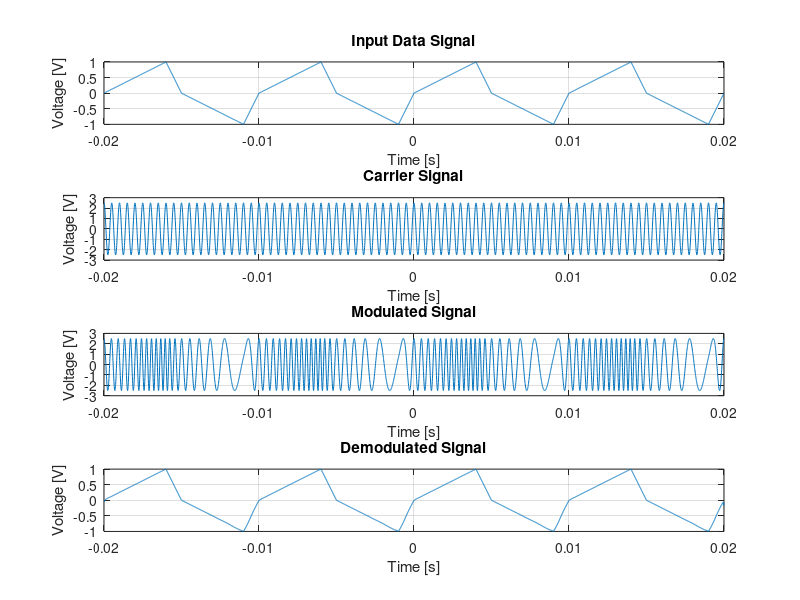
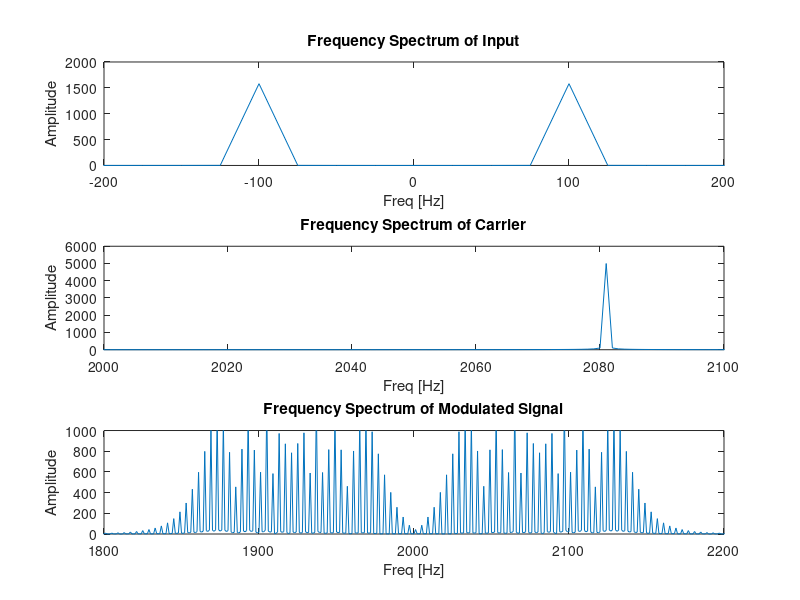

Source code (MATLAB) for these figures, in order:
%Author: Thomas Mindenhall 
%May 2 2018 
%Metropolitan State University of Denver
%Electrial Engineering Technology Dept.

close all; 
clc;
load data_2.mat t y %USE data_2.mat for exp form, Quad doesn't work


%INPUT PARAMETERS
fm = 1/0.01;                            % data signal frequency
fc = 20*fm;                             % carrier signal frequency
wc = 2*pi*fc;                            
Ac = 2.5;                               % carrier signal amplitude
carrier = Ac*(cos(wc*t));               % carrier signal
fDev = 1000;
beta = fDev/fm;                         % beta = 10

%MOD
data = cumtrapz(y)/fm;                  % integral of data signal (ranges from 0-2.5)
FMsig = Ac.*cos(wc*t+(beta.*data));     % modulated signal frequency ranges from 2000-2025.

%DEMOD
demodsig = diff(FMsig);                 % demodulation:
demodsig=[demodsig,demodsig(1,end)];
demodsig=demodsig/(2*pi*fm);
envel=abs(hilbert(demodsig));           %hilbert to find the envelope
dc=mean(envel);                         %find dc offset
envel=envel-dc;                         %take off dc
demod_scale=200;
envel=envel*demod_scale;
envel=envel*max(y)/max(envel);

%For the FFT signals
freq_y = fftshift(fft(y));
freq_carrier = fftshift(fft(carrier));
freq_mod = fftshift(fft(FMsig));
freqy = [-25*2000:25:25*2000];

%PLOTTING OUR RESULTS
figure(1)
subplot(4,1,1);                          % data signal plot
plot(t,y);                  
title('Input Data Signal')
xlabel('Time [s]');
ylabel('Voltage [V]');
grid on

subplot(4,1,2);                          % carrier signal plot
plot(t,carrier);               
title('Carrier Signal');
xlabel('Time [s]');
ylabel('Voltage [V]');
grid on

subplot(4,1,3);                          % modulated signal plot
plot(t,FMsig);                
title('Modulated Signal');  
xlabel('Time [s]');
ylabel('Voltage [V]');
grid on

subplot(4,1,4);                          % demodulated signal plot
plot(t,envel);                 
title('Demodulated Signal');
xlabel('Time [s]');
ylabel('Voltage [V]');
grid on

figure(2)
subplot(3,1,1)
plot(freqy,abs(freq_y));
axis([-.2e3 .2e3 0 2000])
title('Frequency Spectrum of Input')
xlabel('Freq [Hz]')
ylabel('Amplitude')

subplot(3,1,2)
plot(abs(freq_carrier));
axis([2000 2100 0 6000]);
title('Frequency Spectrum of Carrier');
xlabel('Freq [Hz]');
ylabel('Amplitude');
%title();

subplot(3,1,3)
plot(abs(freq_mod));
axis([1800 2200 0 1000]);
title('Frequency Spectrum of Modulated Signal');
xlabel('Freq [Hz]');
ylabel('Amplitude');